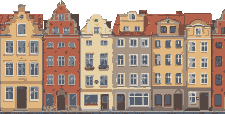
#> input picture source_scenery/town_facades_v06.png, 225 x 114 px
$ python build_oldtown.py
#> lines starting #> are read from the running program, lines starting #| are printed output that depends on the picture
"""tools/build_oldtown.py: Downtown's Old Town row (riverwalk/art/scene/town_facades.png), every house BUILT from
stamped parts (art/pilot-oldtown, 23 Oct 2026; docs/BIBLE.md section 3, the crispness bar).

  python3 -I tools/build_oldtown.py                    write town_facades.png
  python3 -I tools/build_oldtown.py --check            fail if the file on disk is not what this script builds
  python3 -I tools/build_oldtown.py --houses DIR       also write each house alone (DIR/<name>.png) for asset_qa
  python3 -I tools/build_oldtown.py --parts out.png    a sheet of the parts at 8x

Each repeated part (window, narrow window, attic window, dormer, door, shop window, balcony, gable step, bell
shoulder, cornice, string course, plinth, chimney, downpipe) is drawn ONCE below as a small grid of colour roles and
stamped on an integer grid. Every window of a storey is the same part at the same height, evenly spaced; the
storeys of a house are equal; walls are one flat fill with one shade band (the right edge, light from the upper
left); every step of a gable is the same part. No resampling of any kind.

Seven houses, as on Stockholm's Vasterlanggatan: each its own colour, height, top (stepped gable, bell gable,
pediment, mansard roof with dormers) and door, all from the same parts. Windows of houses with the same wall colour
sit on the same rows or at least 5 px apart (asset_qa groups a storey by wall colour and height).

The colours are the strip's own 12 (no new colour); each house maps the roles to them. Only the pavement rows (111
on) come from source_scenery/town_facades_v06.png (the strip as it was on main v0.6), so the script regenerates the
output exactly. The strip is decoration on the mid layer (scrolls 0.5, faded by the game): no outline, edges by a
darker shade.
"""
import os, sys, argparse
import numpy as np
from PIL import Image

ROOT = os.path.dirname(os.path.dirname(os.path.abspath(__file__)))
BASE = os.path.join(ROOT, "source_scenery", "town_facades_v06.png")
OUT = os.path.join(ROOT, "riverwalk", "art", "scene", "town_facades.png")
GROUND = 111                                         # rows 111-113: the pavement line, kept from the base

# the strip's 12 colours (luma in brackets)
C = dict(
    yellow=(225, 184, 127),     # (190) plaster
    red=(180, 99, 76),          # (121) plaster, roof tiles
    stone=(166, 148, 132),      # (152) plaster, cornices, plinths, door frames
    glass=(85, 94, 106),        # (93)
    ochre=(184, 143, 107),      # (151) plaster / yellow's shade
    umber=(127, 111, 102),      # (115) joints, roof ridges, door split, dormer caps
    frame=(174, 171, 168),      # (172) window frames and glazing bars
    cream=(231, 209, 166),      # (211) plaster
    door=(84, 70, 66),          # (74) door leaves, balcony iron
    slate=(123, 129, 136),      # (128) downpipe
    brick=(128, 79, 67),        # (92) red's shade
    light=(221, 213, 200),      # (214) lit stone: lintels, sills, cornice tops, gable coping
)

# ---- the parts, drawn once. Roles: W wall, S wall shade, L lit stone, T stone, F frame, G glass, K door leaf / iron,
# ---- D umber (joint, door split, ridge, dormer cap), R roof, Q roof shade; M / N plinth and f dormer frame, the
# ---- same on every house; '.' leaves what is under it.
# ---- Each part is stamped by the top-left of its frame (or body); "at" is that point inside the part.
P = {}
def part(name, rows, at=(0, 0)):
    assert len({len(r) for r in rows}) == 1, name
    P[name] = dict(rows=rows, at=at)

part("window", [    # 7 x 11 (2 x 2 panes of 2 x 4) with lintel, sill and the sill's shadow
    "LLLLLLLLL",
    ".FFFFFFF.",
    ".FGGFGGF.", ".FGGFGGF.", ".FGGFGGF.", ".FGGFGGF.",
    ".FFFFFFF.",
    ".FGGFGGF.", ".FGGFGGF.", ".FGGFGGF.", ".FGGFGGF.",
    ".FFFFFFF.",
    "LLLLLLLLL",
    "SSSSSSSSS"], (1, 1))
part("narrow", [    # 4 x 11 (1 x 2 panes of 2 x 4)
    "LLLLLL",
    ".FFFF.",
    ".FGGF.", ".FGGF.", ".FGGF.", ".FGGF.",
    ".FFFF.",
    ".FGGF.", ".FGGF.", ".FGGF.", ".FGGF.",
    ".FFFF.",
    "LLLLLL",
    "SSSSSS"], (1, 1))
part("attic", [     # 7 x 9 attic window (2 x 2 panes of 2 x 3)
    "LLLLLLLLL",
    ".FFFFFFF.",
    ".FGGFGGF.", ".FGGFGGF.", ".FGGFGGF.",
    ".FFFFFFF.",
    ".FGGFGGF.", ".FGGFGGF.", ".FGGFGGF.",
    ".FFFFFFF.",
    "LLLLLLLLL",
    "SSSSSSSSS"], (1, 1))
part("attic_on_cornice", P["attic"]["rows"][:10], (1, 1))          # the cornice below is its sill
part("dormer", [    # the attic window in a dormer: umber cap, wall cheeks; it sits on the roof (no shadow)
    "....D....",
    "...DDD...",
    "..DDDDD..",
    ".DDDDDDD.",
    "LLLLLLLLL",
    "WfffffffW",
    "WfGGfGGfW", "WfGGfGGfW", "WfGGfGGfW",
    "WfffffffW",
    "WfGGfGGfW", "WfGGfGGfW", "WfGGfGGfW",
    "WfffffffW",
    "LLLLLLLLL"], (1, 5))
part("door", ["LLLLLLLLL"] + ["TKKKDKKKT"] * 17, (1, 1))           # 7 x 17 double door in a stone frame
part("door1", ["LLLLLL"] + ["TKKKKT"] * 17, (1, 1))                 # 4 x 17 single door
part("shop", [      # 13 x 11 shop window (3 x 2 panes of 3 x 4) with a lintel and a stone stall riser
    "LLLLLLLLLLLLLLL",
    ".FFFFFFFFFFFFF.",
    ".FGGGFGGGFGGGF.", ".FGGGFGGGFGGGF.", ".FGGGFGGGFGGGF.", ".FGGGFGGGFGGGF.",
    ".FFFFFFFFFFFFF.",
    ".FGGGFGGGFGGGF.", ".FGGGFGGGFGGGF.", ".FGGGFGGGFGGGF.", ".FGGGFGGGFGGGF.",
    ".FFFFFFFFFFFFF.",
    "LLLLLLLLLLLLLLL",
    ".TTTTTTTTTTTTT."], (1, 1))
part("balcony", [   # wrought iron balcony under a window's sill (in place of its shadow): rail, balusters, slab
    "KKKKKKKKKKK",
    "K.K.K.K.K.K",
    "K.K.K.K.K.K",
    "TTTTTTTTTTT"], (2, 0))
part("step_l", ["LL", "L.", "L.", "L.", "L."])                     # a gable step, left: lit tread and riser
part("step_r", ["LL", ".S", ".S", ".S", ".S"])                     # right: lit tread, riser in shade
part("shoulder_l", [                                                # a bell gable's shoulder (8 x 8), left
    ".....LLL",
    "...LLWWW",
    "..LWWWWW",
    ".LWWWWWW",
    ".LWWWWWW",
    "LWWWWWWW",
    "LWWWWWWW",
    "LWWWWWWW"])
part("shoulder_r", [                                                # the same, right (vertical edge in shade)
    "LLL.....",
    "WWWLL...",
    "WWWWWL..",
    "WWWWWWS.",
    "WWWWWWS.",
    "WWWWWWWS",
    "WWWWWWWS",
    "WWWWWWWS"])
part("cap", ["..LLL..", ".LWWWL.", "LWWWWWL"])                      # a bell gable's top (7 x 3)
part("finial", [".D.", ".D.", "DDD"], (1, 3))
part("chimney", ["LLLLL", ".TTS.", ".TTS.", ".TTS.", ".TTS.", ".TTS."], (1, 0))
for n, rows in dict(cornice=["L", "T", "S"], string=["L", "T", "S"], plinth=["M", "N", "N", "N", "N"]).items():
    part(n, rows)

class Canvas:
    def __init__(self, w, h):
        self.w, self.h = w, h
        self.role = np.full((h, w), ".", dtype="<U1")
    def put(self, x, y, role):
        if 0 <= x < self.w and 0 <= y < self.h: self.role[y, x] = role
    def rect(self, x0, y0, x1, y1, role):          # inclusive
        if x1 < x0 or y1 < y0: return
        self.role[max(0, y0):y1 + 1, max(0, x0):x1 + 1] = role
    def stamp(self, name, x, y):                   # (x, y): where the part's anchor goes
        p = P[name]; ax, ay = p["at"]
        for dy, row in enumerate(p["rows"]):
            for dx, ch in enumerate(row):
                if ch != ".": self.put(x - ax + dx, y - ay + dy, ch)
    def band(self, name, x0, x1, y):               # a horizontal band: each row of the part across x0..x1
        for dy, row in enumerate(P[name]["rows"]): self.rect(x0, y + dy, x1, y + dy, row[0])

# ---- the tops
def stepped(cv, top, t):
    """a stepped gable: levels of equal height, each narrower by the same step; every step is the same part"""
    lv, sw, n, hw0, cx = t["level_h"], t["step_w"], t["levels"], t["top_hw"], t["cx"]
    y_top = top - lv * n
    for k in range(n):                                # k = 0 is the top block
        hw = hw0 + sw * k; y0 = y_top + lv * k
        cv.rect(cx - hw, y0, cx + hw, y0 + lv - 1, "W")
    for k in range(n):
        hw = hw0 + sw * k; y0 = y_top + lv * k
        if k == 0:
            cv.rect(cx - hw, y0, cx + hw, y0, "L")
            cv.rect(cx - hw, y0, cx - hw, y0 + lv - 1, "L")
            cv.rect(cx + hw, y0 + 1, cx + hw, y0 + lv - 1, "S")
        else:
            cv.stamp("step_l", cx - hw, y0)
            cv.stamp("step_r", cx + hw - 1, y0)
    cv.stamp("finial", cx, y_top)

def bell(cv, top, t):
    """a bell gable: levels of two shoulders (the same part) and a block between, then a cap"""
    l, r, y = t["left"], t["right"], top
    for _ in range(t["levels"]):
        y -= 8
        cv.rect(l + 8, y, r - 8, y + 7, "W")
        cv.stamp("shoulder_l", l, y); cv.stamp("shoulder_r", r - 7, y)
        l, r = l + 8, r - 8
    assert r - l == 6, "the cap is 7 px wide"
    cv.stamp("cap", l, y - 3)
    cv.stamp("finial", l + 3, y - 3)

def pediment(cv, top, t):
    """a 45 degree pediment from x l..r on the cornice: lit coping on both slopes (they face up)"""
    l, r = t["left"], t["right"]
    d = 0
    while l + d <= r - d:
        y = top - 1 - d
        cv.rect(l + d, y, r - d, y, "W")
        cv.put(l + d, y, "L"); cv.put(r - d, y, "L")
        if l + d + 1 >= r - d - 1: cv.rect(l + d, y, r - d, y, "L")
        d += 1
    if t.get("finial"): cv.stamp("finial", (l + r) // 2, top - d)

def mansard(cv, top, t):
    """a mansard roof: steep slopes going in 1 px every `rise` rows, ridge in umber, right slope's edge in shade"""
    l, r, h, rise = t["left"], t["right"], t["height"], t["rise"]
    for d in range(h):
        y = top - 1 - d; i = d // rise
        cv.rect(l + i, y, r - i, y, "R")
        cv.put(r - i, y, "Q")
        if d == h - 1: cv.rect(l + i, y, r - i, y, "D")

TOPS = dict(stepped=stepped, bell=bell, pediment=pediment, mansard=mansard)

def build_house(h):
    """h: a house spec -> (x0, canvas of roles, role -> colour)"""
    W = h["x1"] - h["x0"] + 1
    cv = Canvas(W, GROUND)
    top = h["cornice"]                               # first row of the main cornice
    for (name, x, y) in h.get("behind", []): cv.stamp(name, x, y)      # chimneys
    TOPS[h["top"]["type"]](cv, top, h["top"])
    # the body: joint on the left, flat wall, one shade band on the right (light from the upper left)
    cv.rect(0, top, W - 1, GROUND - 1, "W")
    cv.rect(0, top, 0, GROUND - 1, "D")
    cv.rect(W - 1, top, W - 1, GROUND - 1, "S")
    cv.band("cornice", 0, W - 1, top)
    if h.get("string") is not None: cv.band("string", 0, W - 1, h["string"])
    cv.band("plinth", 0, W - 1, GROUND - 5)
    # the storeys: one window part per storey, stamped on every column of it at the storey's height
    for (name, cols, ys) in h["windows"]:
        for y in ys:
            for x in cols: cv.stamp(name, x, y)
    for (name, x, y) in h.get("parts", []): cv.stamp(name, x, y)
    pal = dict(M="light", N="stone", f="frame", **h["colours"])   # one plinth, one dormer frame for the row
    return h["x0"], cv, {k: C[v] for k, v in pal.items()}

# ---- the houses, left to right (x on the strip; it is 225 px wide and repeats). Window columns and rows are the
# ---- frame's top-left, local to the house. Grid A: cornice 33, storeys at 39 / 55 / 71 (16 px), string 84.
RED = dict(W="red", S="brick", L="light", T="stone", F="frame", G="glass", K="door", D="umber")
HOUSES = {
    # yellow bell-gabled house, 3 windows a storey 4 px apart, door on the left; a downpipe on its right
    "yellow_bell": dict(
        x0=0, x1=40, cornice=33, string=84,
        top=dict(type="bell", left=1, right=39, levels=2),
        windows=[("window", [6, 17, 28], [39, 55, 71]), ("window", [17, 28], [93]), ("attic_on_cornice", [17], [24])],
        parts=[("door", 6, 89)],
        colours=dict(W="yellow", S="ochre", L="light", T="stone", F="frame", G="glass", K="door", D="umber",
                     ),
        pipe=40),
    # the red stepped-gable house (the pilot): 37 px, a gable as wide as the wall of 6 levels of 5 px with treads
    # of 2 px, two attic windows on the cornice and one above
    "red_gable": dict(
        x0=42, x1=78, cornice=33, string=84,
        top=dict(type="stepped", level_h=5, step_w=2, levels=6, top_hw=7, cx=18),
        windows=[("window", [4, 15, 26], [39, 55, 71]), ("window", [4, 26], [93]),
                 ("attic_on_cornice", [9, 21], [24]), ("attic", [15], [11])],
        parts=[("door", 15, 89)],
        colours=dict(RED)),
    # cream house, 3 tall storeys (18 px) under a pediment, 2 windows a storey, balconies on the top floor, door
    # on the left
    "cream_pediment": dict(
        x0=79, x1=113, cornice=29, string=84,
        top=dict(type="pediment", left=5, right=29, finial=True),
        windows=[("window", [7, 21], [35, 53, 71]), ("window", [21], [93])],
        parts=[("balcony", 7, 47), ("balcony", 21, 47), ("door", 7, 89)],
        colours=dict(W="cream", S="yellow", L="stone", T="ochre", F="frame", G="glass", K="door", D="umber")),
    # grey stone house under a red mansard roof with two dormers and a chimney; shop window and door
    "stone_mansard": dict(
        x0=114, x1=152, cornice=33, string=84,
        top=dict(type="mansard", left=1, right=37, height=17, rise=2),
        behind=[("chimney", 25, 10)],
        windows=[("window", [5, 16, 27], [39, 55, 71]), ("dormer", [9, 23], [24])],
        parts=[("shop", 5, 93), ("door", 27, 89)],
        colours=dict(W="stone", S="umber", L="yellow", T="ochre", F="light", G="glass", K="door", D="umber",
                     R="red", Q="brick")),
    # ochre house, storeys at 31 / 47 / 63 (grid C), a mansard roof with one dormer and a chimney, shop and door
    "ochre_mansard": dict(
        x0=153, x1=187, cornice=25, string=76,
        top=dict(type="mansard", left=1, right=33, height=15, rise=3),
        behind=[("chimney", 7, 4)],
        windows=[("window", [3, 14, 25], [31, 47, 63]), ("dormer", [14], [11])],
        parts=[("door", 4, 89), ("shop", 17, 93)],
        colours=dict(W="ochre", S="umber", L="light", T="stone", F="frame", G="glass", K="door", D="umber",
                     R="red", Q="brick")),
    # narrow yellow house, grid C, a one-level bell gable, 2 narrow windows a storey, door in the middle
    "yellow_narrow": dict(
        x0=188, x1=212, cornice=25, string=76,
        top=dict(type="bell", left=1, right=23, levels=1),
        windows=[("narrow", [6, 15], [31, 47, 63])],
        parts=[("door", 9, 89)],
        colours=dict(W="yellow", S="ochre", L="light", T="stone", F="frame", G="glass", K="door", D="umber")),
    # narrow red house, 4 storeys at 17 / 33 / 49 / 65 (6 px off the pilot's rows), a pediment, one narrow window
    # a storey, single door
    "red_narrow": dict(
        x0=213, x1=224, cornice=11, string=78,
        top=dict(type="pediment", left=1, right=10),
        windows=[("narrow", [4], [17, 33, 49, 65])],
        parts=[("door1", 4, 89)],
        colours=dict(RED)),
}

def render_house(name):
    x0, cv, pal = build_house(HOUSES[name])
    im = np.zeros((cv.h, cv.w, 4), np.uint8)
    for y in range(cv.h):
        for x in range(cv.w):
            if cv.role[y, x] != ".": im[y, x] = (*pal[cv.role[y, x]], 255)
    return x0, im

def render():
    base = np.array(Image.open(BASE).convert("RGBA"))
#> base is the input picture: shape (114, 225, 4); mean R, G, B, A 145, 120.9, 103.7, 223.9
    out = np.zeros_like(base)
    out[GROUND:] = base[GROUND:]
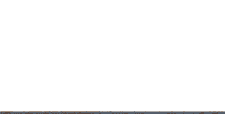
#> out: shape (114, 225, 4); mean R, G, B, A 3, 2.9, 3, 6.7; transparent parts drawn white
    for name, h in HOUSES.items():
        x0, im = render_house(name)
        m = im[..., 3] > 0
        out[:GROUND, x0:x0 + im.shape[1]][m] = im[m]
        if h.get("pipe") is not None:                 # the downpipe between this house and the next
            x = x0 + h["pipe"] + 1
            out[h["cornice"]:GROUND - 5, x] = (*C["slate"], 255)
            out[GROUND - 5:GROUND, x] = out[GROUND - 5:GROUND, x - 1]
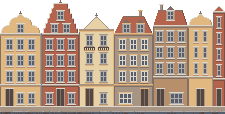
#> out: shape (114, 225, 4); mean R, G, B, A 147.5, 125.3, 107.2, 215.8; transparent parts drawn white
    return base, out

def parts_sheet(path, z=8):
    cols = {"W": (200, 120, 90), "S": C["brick"], "L": C["light"], "T": C["stone"], "F": C["frame"], "G": C["glass"],
            "K": C["door"], "D": C["umber"], "R": C["red"], "Q": C["brick"], "M": C["light"], "N": C["stone"], "f": C["frame"]}
    ims = []
    for n, p in P.items():
        rows = p["rows"]; a = np.zeros((len(rows), len(rows[0]), 4), np.uint8)
        for y, r in enumerate(rows):
            for x, ch in enumerate(r):
                if ch != ".": a[y, x] = (*cols[ch], 255)
        ims.append(Image.fromarray(a).resize((a.shape[1] * z, a.shape[0] * z), Image.NEAREST))
    W = sum(i.width for i in ims) + 10 * (len(ims) + 1); H = max(i.height for i in ims) + 20
    sheet = Image.new("RGBA", (W, H), (60, 60, 66, 255)); x = 10
    for i in ims: sheet.alpha_composite(i, (x, 10)); x += i.width + 10
    sheet.save(path)

if __name__ == "__main__":
    ap = argparse.ArgumentParser()
    ap.add_argument("--check", action="store_true", help="fail if the file on disk is not what the script builds")
    ap.add_argument("--houses", help="also write each house alone to this folder (<name>.png)")
    ap.add_argument("--parts", help="write a sheet of the parts at 8x to this path")
    o = ap.parse_args()
    base, out = render()
    cols0 = set(map(tuple, base[base[..., 3] > 0][:, :3].tolist()))
#> cols0 = 12 items
    cols1 = set(map(tuple, out[out[..., 3] > 0][:, :3].tolist()))
#> cols1 = 12 items
    assert cols1 <= cols0, "a new colour"
    assert set(np.unique(out[..., 3]).tolist()) <= {0, 255}, "semi-transparent pixels"
    if o.check:
        disk = np.array(Image.open(OUT).convert("RGBA"))
        ok = disk.shape == out.shape and (disk == out).all()
        print("town_facades.png", "matches the build" if ok else "DIFFERS from the build"); sys.exit(0 if ok else 1)
    Image.fromarray(out).save(OUT)
    print(f"town_facades.png: {int((out != base).any(2).sum())} px rebuilt, {len(cols1)} colours")
#| town_facades.png: 16391 px rebuilt, 12 colours
    if o.houses:
        os.makedirs(o.houses, exist_ok=True)
        for n in HOUSES:
            Image.fromarray(render_house(n)[1]).save(os.path.join(o.houses, n + ".png"))
    if o.parts: parts_sheet(o.parts)
